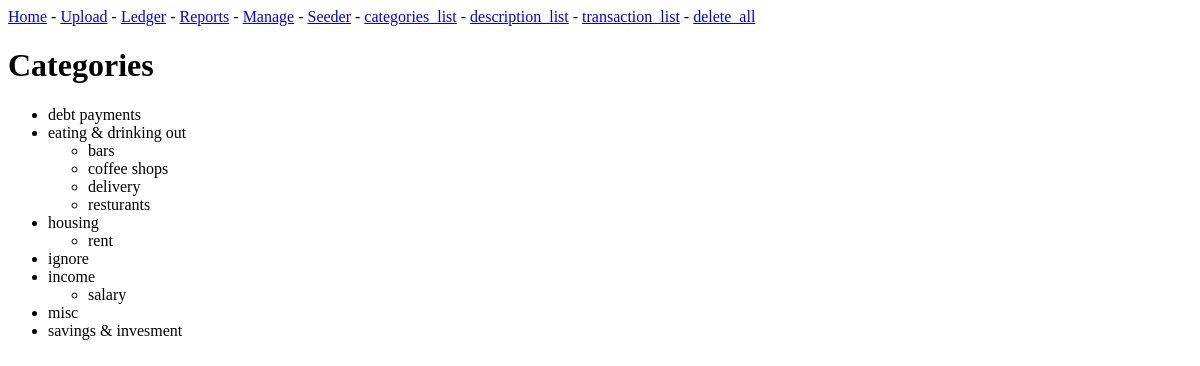
The page /categories_list on the database as committed earlier.
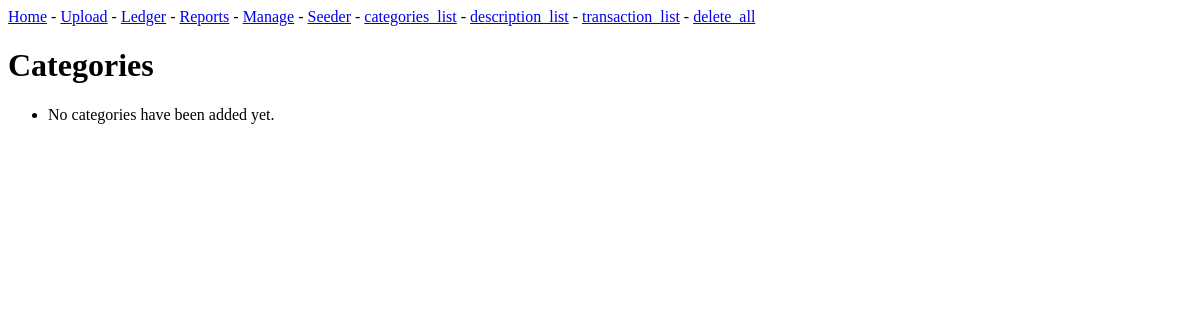
The same page on the database as committed later.
### ledgered_app/models.py (models this page shows, shortened)
class Category(models.Model):
    name = models.CharField(max_length=200)
    date_added = models.DateTimeField(auto_now_add=True)
    class Meta:
        verbose_name_plural = 'categories'

class Subcategory(models.Model):
    category = models.ForeignKey(Category, on_delete=models.CASCADE)
    name = models.CharField(max_length=200)
    date_added = models.DateTimeField(auto_now_add=True)
    class Meta:
        verbose_name_plural = 'subcategories'

### ledgered_app/views.py (the view)
# urls.py: path('categories_list', views.list_categories, name='categories_list')
def list_categories(request):
    cats_subcats = {}
    categories = Category.objects.order_by('name')
    for cat in categories:
        subcategories = Category.objects.get(id=cat.id).subcategory_set.order_by('name')
        cats_subcats[cat.name] = [subcat.name for subcat in subcategories]
    context = {'cats_subcats': cats_subcats}
    return render(request, 'ledgered_app/list_categories.html', context)

### ledgered_app/templates/ledgered_app/list_categories.html
{% extends "ledgered_app/base.html" %}
{% block content %}
<h1>Categories</h1>
<ul>
    {% for cat, subcats in cats_subcats.items %}
    <li>{{ cat }}</li>
    <ul>
        {% for subcat in subcats %}
        <li>{{ subcat }}</li>
        {% endfor %}
    </ul>
    {% empty %}
    <li>No categories have been added yet.</li>
    {% endfor %}
</ul>
{% endblock content %}

Rows that differ between the two databases and show on the page:
removed Category: cats_subcats "debt payments"
removed Category: cats_subcats "eating & drinking out"
removed Subcategory: subcats "bars"
removed Subcategory: subcats "coffee shops"
removed Subcategory: subcats "delivery"
removed Subcategory: subcats "resturants"
removed Category: cats_subcats "housing"
removed Subcategory: subcats "rent"
removed Category: cats_subcats "ignore"
removed Category: cats_subcats "income"
removed Subcategory: subcats "salary"
removed Category: cats_subcats "misc"
removed Category: cats_subcats "savings & invesment"
Other text that changed with them:
text now shown: "No categories have been added yet."
